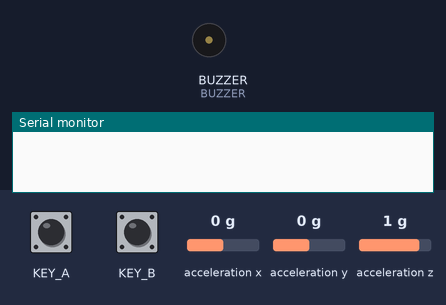
This sketch was run on a simulated Seeed Wio Terminal. On the bench: buzzer (waves = sounding, pin HIGH), the last lines printed to the serial monitor. The inputs (shaded band) are chosen by the test bench; at power-on: KEY_A HIGH, KEY_B HIGH, acceleration x 0 g, acceleration y 0 g, acceleration z 1 g.

Above: at 1.2 s.
1.3 s: KEY_A pulled LOW for 0.15 s
At 1.42 s:
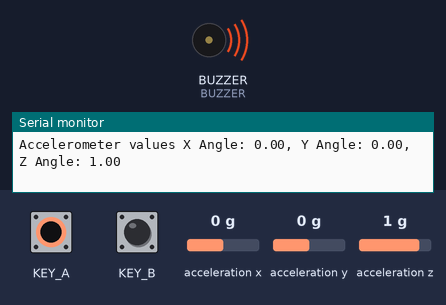
3.0 s: KEY_B pulled LOW for 0.15 s
At 4.5 s:
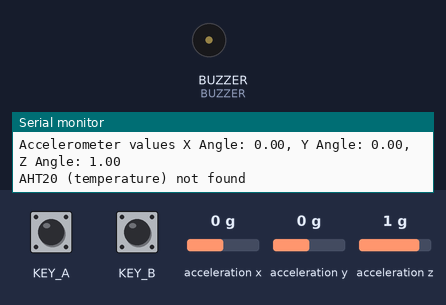
Timing chart, 0 to 6.0 s (numbered marks = the images above; inputs shaded):
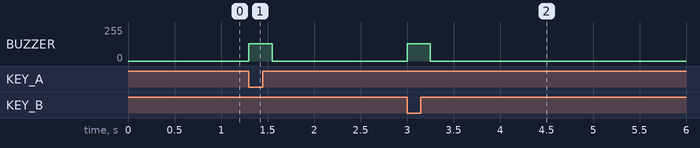

Measured:
- after the input at 1.3 s, BUZZER: 0/255 → 128/255 at once, → 0/255 0.25 s later
- after the input at 3.0 s, BUZZER: 0/255 → 128/255 at once, → 0/255 0.25 s later

The sketch:

SerialAndInterrupts.ino
```cpp
/*
  Morgan Williams
  CSCE 3612.001
  Lab 4: Wio Serial and Interrupts - Wio_SerialAndInterrupts.ino
  Apr 22, 2026
*/
#include "button.h"
#include "sensor.h"
#include "buzzer.h"
#include "serial.h"
#include "command.h"

Sensor temp  = { "AHT20 (temperature)", init_Temp, read_Temp };
Sensor humid = { "AHT20 (humidity)", init_Humid, read_Humid };
Sensor accel = { "accelerometer", init_Accel, read_Accel };
Sensor light = { "light sensor", init_Light, read_Light };

Button accel_b = { WIO_KEY_A, 0, requestAccel, &accel, false };
Button temp_b  = { WIO_KEY_B, 0, requestTemp, &temp, false };

// Identifies which button triggered an interrupt request. Shared with the
// command module, set by the ISRs
volatile Button* triggeredButton;

void setup() {
  serial_init();

  buzzer_init();

  button_init(&accel_b);
  button_init(&temp_b);

  sensor_init(&temp);
  sensor_init(&humid);
  sensor_init(&accel);
  sensor_init(&light);
}

void loop() {
  // Listen for serial commands. If one is received, begin executing it.
  serialCommand_execute();

  // Execute commands from button interrupts
  buttonCommand_execute((Button*)triggeredButton);

  // Monitor running actions
  serialCommand_update();
  button_update((Button*)triggeredButton);
  buzzer_update();
}
```

button.cpp
```cpp
/*
  Morgan Williams
  CSCE 3612.001
  Lab 4: Wio Serial and Interrupts - button.cpp
  Apr 22, 2026
*/
#include <Arduino.h>
#include "button.h"
#include "buzzer.h"
#include "sensor.h"

// Minimum time in ms between button presses
static const unsigned long DEBOUNCE_DELAY = 100;

// Cached timestamp for debounce timing
static unsigned long now = 0;

void button_init(Button* b) {
  // INPUT_PULLUP = pin HIGH until pressed. FALLING = trigger interrupt on press
  pinMode(b->pin, INPUT_PULLUP);
  attachInterrupt(digitalPinToInterrupt(b->pin), b->interrupt, FALLING);
}

bool button_pressed(Button* b) {
  // Ignore while waiting for button release
  if (b->waitingForRelease) return false;

  now = millis();

  // Ignore presses within the debounce window
  if (now - b->lastPressTime < DEBOUNCE_DELAY) return false;

  // Register valid press
  b->lastPressTime = now;
  b->waitingForRelease = true;

  // Audible user feedback
  buzzer_beep();

  return true;
}

void button_update(Button* b) {
  if (!b) return;

  // Only check for release after registering a valid press
  if (!b->waitingForRelease) return;

  now = millis();

  // Only allow the next button press after the current is released and the
  // debounce delay has passed
  if(digitalRead(b->pin) == HIGH && now - b->lastPressTime >= DEBOUNCE_DELAY)
    b->waitingForRelease = false;
}
```

button.h
```cpp
/*
  Morgan Williams
  CSCE 3612.001
  Lab 4: Wio Serial and Interrupts - button.h
  Apr 22, 2026
*/
#ifndef BUTTON_H
#define BUTTON_H

#include <stdbool.h>

typedef struct Sensor Sensor;
typedef void (*isr_t)(void);
typedef struct Button Button;
struct Button {
  const int pin;
  unsigned long lastPressTime;
  isr_t interrupt;                  // ISR called on button press
  Sensor* sensor;                   // Sensor associated with this button
  bool waitingForRelease;           // Used for debouncing
};

void button_init(Button* b);
bool button_pressed(Button* b);     // Returns true on valid debounced press
void button_update(Button* b);      // Handles release debouncing

#endif
```

buzzer.cpp
```cpp
/*
  Morgan Williams
  CSCE 3612.001
  Lab 4: Wio Serial and Interrupts - buzzer.cpp
  Apr 22, 2026
*/
#include <Arduino.h>
#include "buzzer.h"

#define BUZZER WIO_BUZZER
#define ON 128
#define OFF 0

// Tracks if beep is currently active
static bool isBuzzing = false;

// Duration of beep in miliseconds
static unsigned long BEEP_DURATION = 250;

// Timestamp when the current beep started
static unsigned long lastStarted = 0;

void buzzer_init() {
  pinMode(BUZZER, OUTPUT);
  analogWrite(BUZZER, OFF);
}

void buzzer_beep() {
  // Start a non-blocking beep
  analogWrite(BUZZER, ON);

  isBuzzing = true;
  lastStarted = millis();
}

void buzzer_update() {
  if (!isBuzzing) return;

  // Continue sounding buzzer until duration has elapsed
  if (millis() - lastStarted < BEEP_DURATION) return;

  analogWrite(BUZZER, OFF);
  isBuzzing = false;
}
```

buzzer.h
```cpp
/*
  Morgan Williams
  CSCE 3612.001
  Lab 4: Wio Serial and Interrupts - buzzer.h
  Apr 22, 2026
*/
#ifndef BUZZER_H
#define BUZZER_H

void buzzer_init();
void buzzer_beep();         // Start a non-blocking beep
void buzzer_update();       // Call in main loop to maintain buzzer state

#endif
```

command.cpp
```cpp
/*
  Morgan Williams
  CSCE 3612.001
  Lab 4: Wio Serial and Interrupts - command.cpp
  Apr 22, 2026
*/
#include <Arduino.h>
#include "serial.h"
#include "sensor.h"
#include "button.h"
#include <stdbool.h>
#include <stdlib.h>

/******************************************************************************
 *                            BUTTON COMMAND STATE                            *
 ******************************************************************************/
extern Button accel_b;
extern Button temp_b;

// Identifies which button triggered an interrupt request. SET BY button ISRs.
// SHARED WITH main loop.
extern volatile Button* triggeredButton;

// Internal ISR flag indicating presence of a pending sensor request
static volatile bool sensorRequested;

/******************************************************************************
 *                            SERIAL COMMAND STATE                            *
 ******************************************************************************/
extern Sensor light;
extern Sensor humid;

static const char READ[] = "READ ";
static const char LIGHT[] = "LGHT ";
static const char HUMID[] = "HUMD ";

static bool busy = false;
static Sensor* sensor = NULL;
static int repeats = 0;
static unsigned long interval = 0;

static unsigned long lastRepStarted = 0;
static int completedReps = 0;

/******************************************************************************
 *                     INTERRUPT SERVICE ROUTINES (ISRs)                      *
 ******************************************************************************/
void requestAccel() {
  sensorRequested = true;
  triggeredButton = &accel_b;
}

void requestTemp() {
  sensorRequested = true;
  triggeredButton = &temp_b;
}

/******************************************************************************
 *                          BUTTON COMMAND HANDLING                           *
 ******************************************************************************/
void buttonCommand_execute(Button* b) {
  if (!sensorRequested) return;
  if (triggeredButton != b) return;

  sensorRequested = false;

  if (button_pressed(b)) {
    if (busy)
    {
      Serial.println("Timed operation in progress");
      return;
    }
    b->sensor->readSensor(b->sensor);
  }
}

/******************************************************************************
 *                  SERIAL COMMAND EXECUTION & CONTINUATION                   *
 ******************************************************************************/
static bool serialCommand_parse(char* str) {
  char* pIn = str;
  const char* pChk = READ;
  bool readParsed = false;
  char cmd = 0;

  // Validate "READ " followed by either "LGHT " or "HUMD "
  while (*pIn != '\0')
  {
    // "READ " parsed; Check for sensor code
    if (*pChk == '\0')
    {
      if (!readParsed)
      {
        readParsed = true;
        cmd = *pIn;

        if (*pIn == 'L') pChk = LIGHT;
        else if (*pIn == 'H') pChk = HUMID;
        else return false;
      }
      // Leave the loop after parsing sensor code
      else break;
    }

    // Reject on a wrong character
    if (*pIn != *pChk) return false;
    pIn++;
    pChk++;
  }

  // Parse r--exactly one digit 0 < r < 6
  char* start = pIn;
  int r = strtol(pIn, &pIn, 10);
  if (pIn != start + 1) return false;
  if (r < 1 || r > 5) return false;

  // Require exactly ", "
  if (*pIn != ',') return false;
  pIn++;
  if (*pIn != ' ') return false;
  pIn++;

  // Parse t--exactly one digit 0 < t < 6
  start = pIn;
  int t = strtol(pIn, &pIn, 10);
  if (pIn != start + 1) return false;
  if (t < 1 || t > 5) return false;

  // Reject on any trailing characters
  if (*pIn != '\0') return false;

  // Otherwise, parsing successful. Assign timed-operation state
  if (cmd == 'L') sensor = &light;
  else if (cmd == 'H') sensor = &humid;
  else return false;
  repeats = r;
  interval = t * 1000UL;  // ms

  return true;
}

void serialCommand_execute() {
  if (!Serial.available()) return;

  // Reject new serial commands while timed operation is active
  if (busy)
  {
    while (Serial.available()) Serial.read();
    Serial.println("Timed operation in progress");
    return;
  }

  char buffer[128 + 1] = {0};
  serial_readline(buffer, sizeof(buffer));

  // Reject invalid commands
  if (!serialCommand_parse(buffer))
  {
    Serial.println("Invalid Command");
    return;
  }

  // First read happens immediately
  sensor->readSensor(sensor);
  completedReps = 1;

  if (repeats == 1)
  {
    Serial.println("Executed");
    return;
  }

  busy = true;
  lastRepStarted = millis();
}

void serialCommand_update() {
  if (!busy) return;

  // Wait until next interval elapses
  if (millis() - lastRepStarted < interval) return;

  // Otherwise, perform the next rep and update timing state
  sensor->readSensor(sensor);
  lastRepStarted = millis();
  completedReps++;

  if (completedReps < repeats) return;

  busy = false;
  completedReps = 0;
  Serial.println("Executed");
}
```

command.h
```cpp
/*
  Morgan Williams
  CSCE 3612.001
  Lab 4: Wio Serial and Interrupts - command.h
  Apr 22, 2026
*/
#ifndef COMMAND_H
#define COMMAND_H

typedef struct Button Button;

void requestAccel();                    // Accelerometer button-press ISR
void requestTemp();                     // Temperature button-press ISR

void buttonCommand_execute(Button* b);  // Execute button-triggered sensor req.
void serialCommand_execute();           // Validate and start serial command
void serialCommand_update();            // Continues timed serial command

#endif
```

sensor.cpp
```cpp
/*
  Morgan Williams
  CSCE 3612.001
  Lab 4: Wio Serial and Interrupts - sensor.cpp
  Apr 22, 2026
*/
#include <Arduino.h>
#include "sensor.h"
#include "LIS3DHTR.h" // Accelerometer
#include "AHT20.h"    // Temp/humidity sensor
#include <Wire.h>
#include <stdbool.h>

// Initialize a sensor through its assigned setup function
void sensor_init(Sensor* s) { s->init(s); }

/******************************************************************************
 *                            TEMPERATURE/HUMIDITY                            *
 ******************************************************************************/
AHT20 aht;

static void init_TempHumid(Sensor* s) {
  // AHT20 device is shared, so only initialize it once
  static bool began = false;
  if (!began) { aht.begin(); began = true; }

  // Continue without input if initial read fails
  float _h, _t;
  if (!aht.getSensor(&_h, &_t)) s->readSensor = read_NoSensor;
}

void init_Temp(Sensor* s) { init_TempHumid(s); }
void init_Humid(Sensor* s) { init_TempHumid(s); }

void read_Temp(Sensor*) {
  float temp, _h;
  if (!aht.getSensor(&_h, &temp))
    Serial.printf("AHT20 (temperature) read failed\n");
  else
    Serial.printf("Temperature: %.2fC\n", temp);
}

void read_Humid(Sensor*) {
  float _t, humid;
  if (!aht.getSensor(&humid, &_t))
    Serial.printf("AHT20 (humidity) read failed\n");
  else
    Serial.printf("Humidity: %.2f%%\n", humid * 100);
}

/******************************************************************************
 *                               ACCELEROMETER                                *
 ******************************************************************************/
LIS3DHTR<TwoWire> lis;

void init_Accel(Sensor* s) {
  lis.begin(Wire1);

  // Continue without input if accelerometer not found
  if (!lis) s->readSensor = read_NoSensor;
  else
  {
    // Configure output rate and acceleration range
    lis.setOutputDataRate(LIS3DHTR_DATARATE_25HZ);
    lis.setFullScaleRange(LIS3DHTR_RANGE_2G);
  }
}

void read_Accel(Sensor*) {
  float x, y, z;
  x = lis.getAccelerationX();
  y = lis.getAccelerationY();
  z = lis.getAccelerationZ();

  Serial.printf(
    "Accelerometer values X Angle: %.2f, Y Angle: %.2f, Z Angle: %.2f\n", x,y,z
  );
}

/******************************************************************************
 *                                LIGHT SENSOR                                *
 ******************************************************************************/
#define LIGHT_SENSOR WIO_LIGHT

void init_Light(Sensor*) {
  pinMode(LIGHT_SENSOR, INPUT);
}

void read_Light(Sensor*) {
  int light = analogRead(LIGHT_SENSOR);
  Serial.printf("Light value: %d\n", light);
}

/******************************************************************************
 *                              NO SENSOR FOUND                               *
 ******************************************************************************/
void read_NoSensor(Sensor* s) {
  Serial.printf("%s not found\n", s->name);
}
```

sensor.h
```cpp
/*
  Morgan Williams
  CSCE 3612.001
  Lab 4: Wio Serial and Interrupts - sensor.h
  Apr 22, 2026
*/
#ifndef SENSOR_H
#define SENSOR_H

typedef struct Sensor Sensor;
typedef void (*read_t)(Sensor*);
typedef void (*init_t)(Sensor*);
struct Sensor {
  const char* name;
  init_t init;                    // Sensor-specific initialization
  read_t readSensor;              // Sensor-specific sensor-read
};

void sensor_init(Sensor* s);

void init_Temp(Sensor* s);
void init_Humid(Sensor* s);
void init_Accel(Sensor* s);
void init_Light(Sensor*);

void read_Temp(Sensor*);
void read_Humid(Sensor*);
void read_Accel(Sensor*);
void read_Light(Sensor*);
void read_NoSensor(Sensor* s);    // Fallback if any sensor is unavailable

#endif
```

serial.cpp
```cpp
/*
  Morgan Williams
  CSCE 3612.001
  Lab 4: Wio Serial and Interrupts - serial.cpp
  Apr 22, 2026
*/
#include <stddef.h>
#include <Arduino.h>
#include "serial.h"

void serial_init() {
  Serial.begin(19200);
}

void serial_readline(char* buffer, size_t size) {
  if (size <= 0) return;
  unsigned int i = 0;
  char c = 0;

  // Non-blocking read: copy available serial data into buffer until newline or
  // the buffer is full
  while (Serial.available())
  {
    // Don't run off the end of the buffer--truncate and null-terminate
    if (i == size-1) { buffer[i] = '\0'; break; }

    c = Serial.read();

    // Discard carriage returns. Stop reading on newline
    if (c == '\r') continue;
    if (c == '\n') { buffer[i] = '\0'; break; }

    buffer[i++] = c;
  }

  // Null-terminate if no newline found
  buffer[i] = '\0';
}
```

serial.h
```cpp
/*
  Morgan Williams
  CSCE 3612.001
  Lab 4: Wio Serial and Interrupts - serial.h
  Apr 22, 2026
*/
#ifndef SERIAL_H
#define SERIAL_H

#include <stddef.h>  // for size_t

void serial_init();

// Read line from serial input into buffer (non-blocking)
void serial_readline(char* buffer, size_t size);

#endif
```
